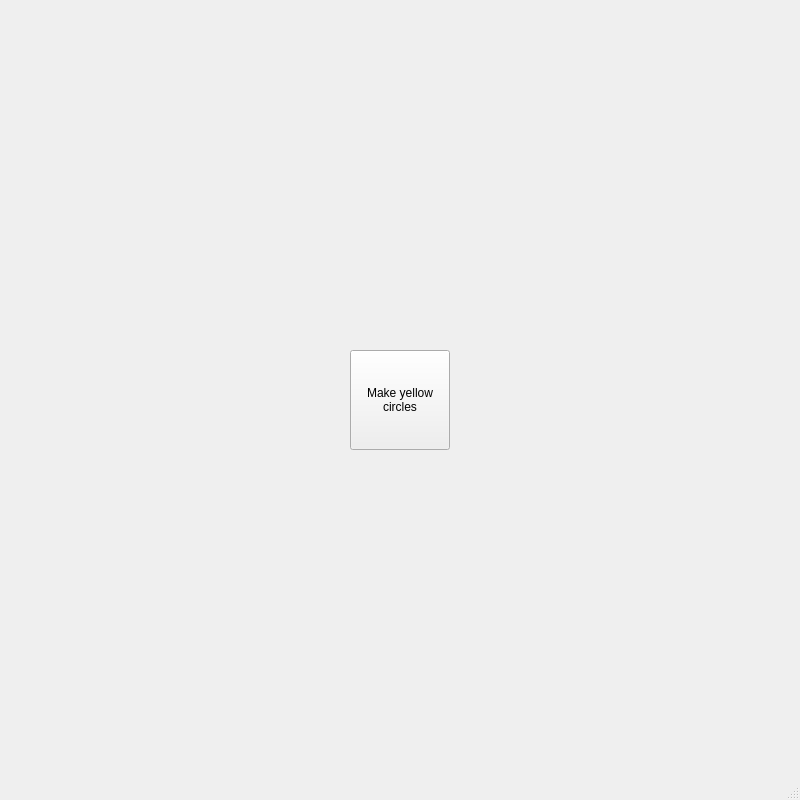
<?xml version="1.0" encoding="UTF-8"?>
<ui version="4.0">
 <class>MainWindow</class>
 <widget class="QMainWindow" name="MainWindow">
  <property name="geometry">
   <rect>
    <x>0</x>
    <y>0</y>
    <width>800</width>
    <height>800</height>
   </rect>
  </property>
  <property name="windowTitle">
   <string>MainWindow</string>
  </property>
  <widget class="QWidget" name="centralwidget">
   <widget class="QPushButton" name="btn">
    <property name="geometry">
     <rect>
      <x>350</x>
      <y>350</y>
      <width>100</width>
      <height>100</height>
     </rect>
    </property>
    <property name="text">
     <string>Make yellow
circles</string>
    </property>
   </widget>
  </widget>
  <widget class="QMenuBar" name="menubar">
   <property name="geometry">
    <rect>
     <x>0</x>
     <y>0</y>
     <width>800</width>
     <height>26</height>
    </rect>
   </property>
  </widget>
  <widget class="QStatusBar" name="statusbar"/>
 </widget>
 <resources/>
 <connections/>
</ui>
